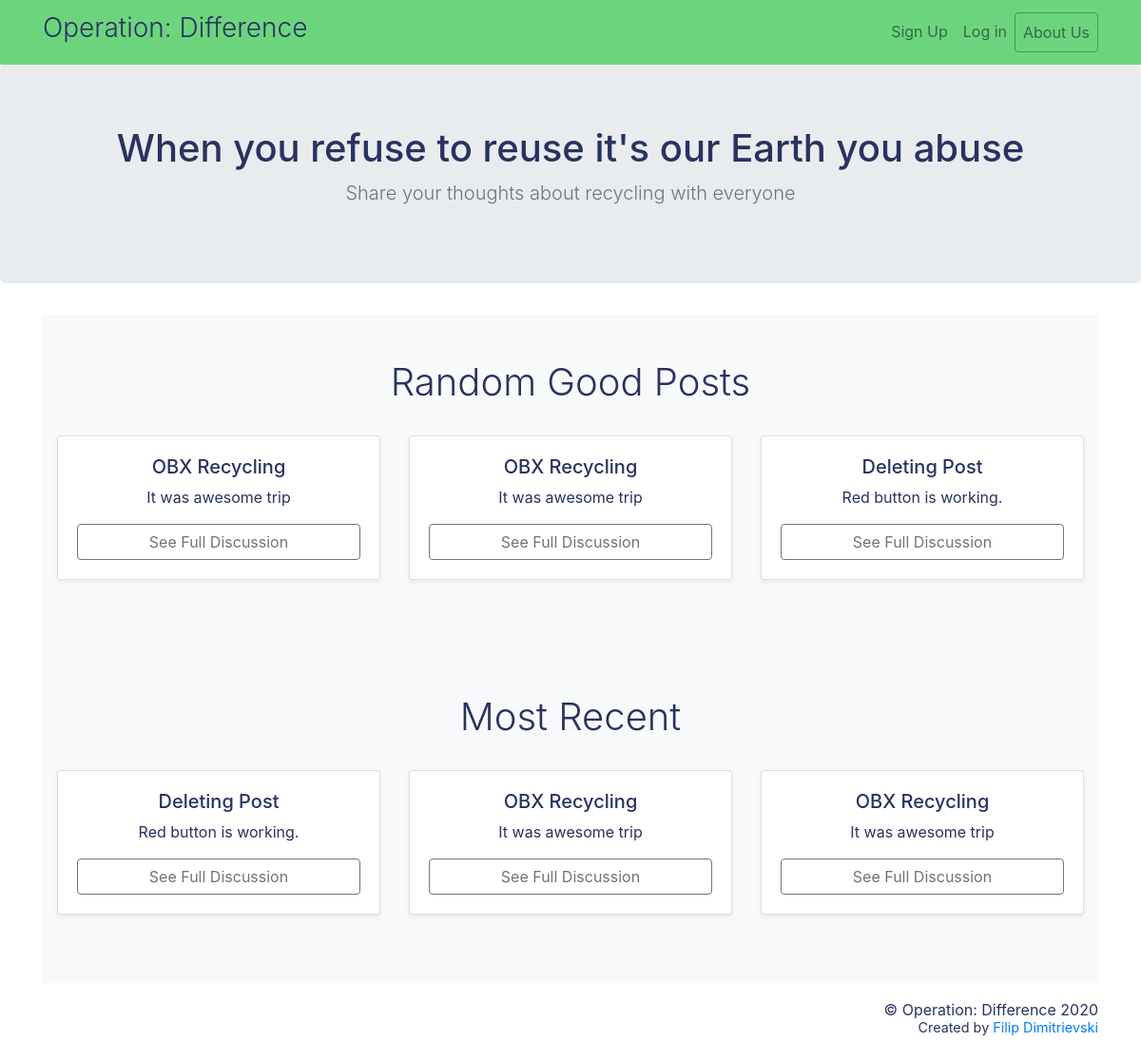
The app's page /, older data.
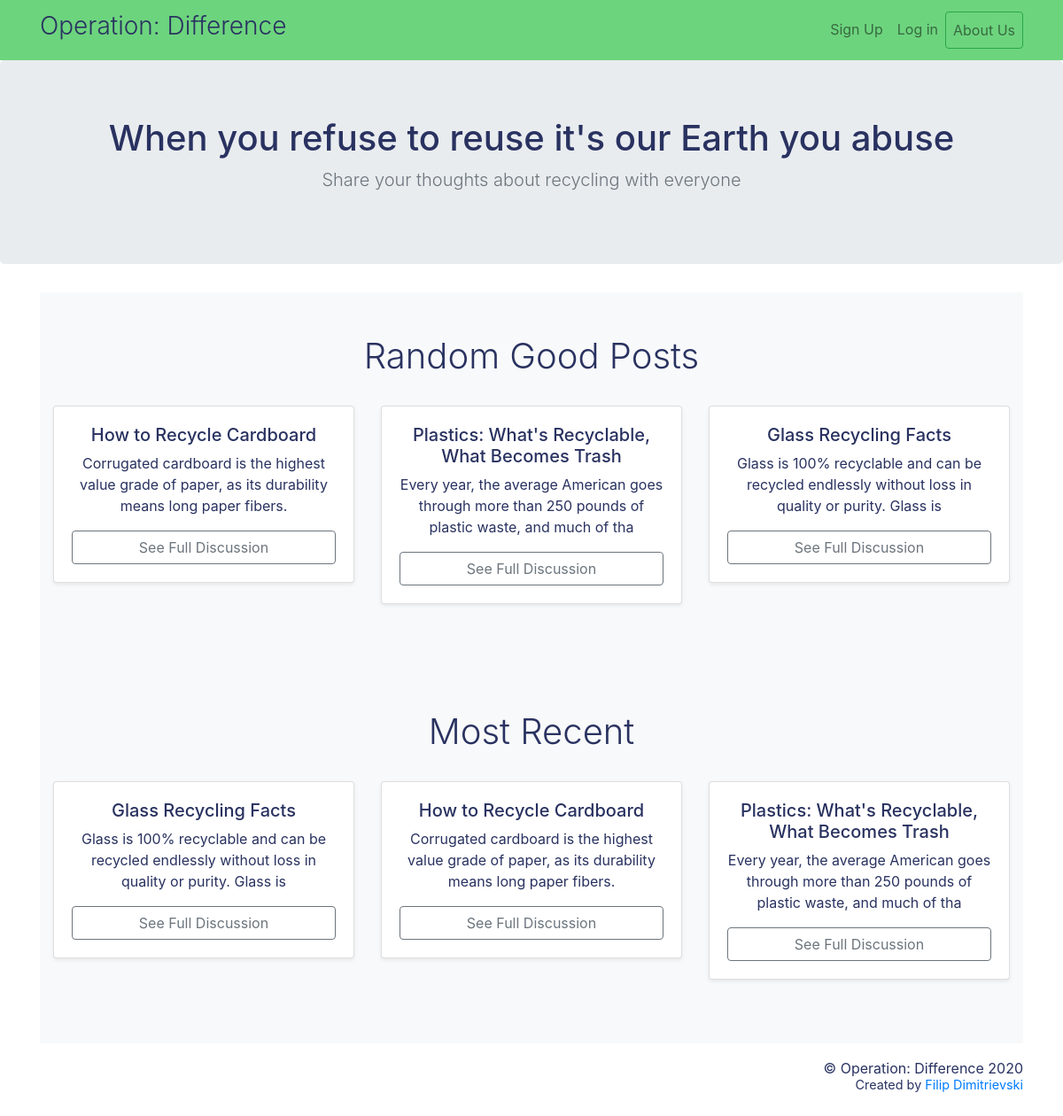
The same page, newer data.
### blog/models.py (models this page shows, shortened)
class Post(models.Model):
    title = models.CharField(max_length=100)
    body = models.TextField()
    time = models.DateTimeField()
    user = models.ForeignKey(User, on_delete=models.CASCADE)
    def summary(self):
        return "{}".format(self.body[:100])

### blog/views.py (the view)
# urls.py: 2. Add a URL to urlpatterns:  path('', views.home, name='home')
def home(request):
    last_six_posts = Post.objects.all().order_by('-id')[:6]
    all_posts = Post.objects.all()
    pks_of_posts = []
    for post in all_posts:
        pks_of_posts.append(post.pk)
    random_one, random_two, random_three = sample(pks_of_posts, 3)
    popular_posts = [Post.objects.get(pk=random_one), Post.objects.get(pk=random_two), Post.objects.get(pk=random_three)]
    passing_dict = {
        'last_six_posts': last_six_posts,
        'popular_posts': popular_posts
    }
    return render(request, 'blog/home.html', passing_dict)

### blog/templates/blog/home.html (shortened to what this page needs)
{% extends 'blog/base.html' %}
{% block content %}
<section class="jumbotron text-center">
    <h1 class="jumbotron-heading">When you refuse to reuse it's our Earth you abuse</h1>
    <p class="lead text-muted">Share your thoughts about recycling with everyone</p>
</section>
<div class="container">
    <div class="album py-5 bg-light">
        <div class="container text-center">
            <h1 class="font-weight-light">Random Good Posts</h1>
            <br>
            <div class="row">
                {% for post in popular_posts %}
                <div class="col-md-4">
                    <div class="card mb-4 shadow-sm">
                        <div class="card-body">
                            <h5>{{ post.title }}</h5>
                            <p class="card-text"> {{ post.summary }}</p>
                            <a class="btn btn-outline-secondary btn-block" href="{% url 'detail_post' post.id %}">See Full Discussion</a>
                        </div>
                        </div>
                    </div>
                    {% endfor %}
                </div>
            </div>
        </div>
    </div>
<div class="container">
    <div class="album py-5 bg-light">
        <div class="container text-center">
            <h1 class="font-weight-light">Most Recent</h1>
            <br>
            <div class="row">
                {% for post in last_six_posts %}
                <div class="col-md-4">
                    <div class="card mb-4 shadow-sm">
                        <div class="card-body">
                            <h5>{{ post.title }}</h5>
                            <p class="card-text"> {{ post.summary }}</p>
                            <a class="btn btn-outline-secondary btn-block" href="{% url 'detail_post' post.id %}">See Full Discussion</a>
                        </div>
                        </div>
                    </div>
                    {% endfor %}
                </div>
            </div>
        </div>
    </div>
{% endblock %}

### blog/templates/blog/base.html (shortened to what this page needs)
{% load static %}
<!doctype html>
<html lang="en">
<head>
    <link rel="stylesheet" href="https://stackpath.bootstrapcdn.com/bootstrap/4.4.1/css/bootstrap.min.css"
>
</head>
<body>
    <header>
        <nav class="navbar navbar-expand-lg navbar-light sticky-top" style="background-color: #6DD47E;">
            <div class="container">
                <a class="navbar-brand" href="{% url 'home' %}">
                    <h3 class="font-weight-light">Operation: Difference</h3>
                </a>
                <div class="collapse navbar-collapse" id="navbarNavAltMarkup">
                    <div class="navbar-nav ml-auto">
                        {% if user.is_authenticated %}
                        <a class="nav-item nav-link my-2 my-sm-0"
                            href="{% url 'dashboard' %}">Dashboard</a>
                        <a class="nav-item nav-link" href="{% url 'logout' %}">Log Out</a>
                        <a class="nav-item nav-link btn btn-outline-success my-2 my-sm-0"
                        href="{% url 'about' %}">About Us</a>
                        {% else %}
                        <a class="nav-item nav-link" href="{% url 'signup' %}">Sign Up</a>
                        <a class="nav-item nav-link" href="{% url 'login' %}">Log in</a>
                        <a class="nav-item nav-link btn btn-outline-success my-2 my-sm-0"
                        href="{% url 'about' %}">About Us</a>
                        {% endif %}
                    </div>
                </div>
            </div>
        </nav>
    </header>
    {% block content %}
    {% endblock %}
    <footer class="footer mt-auto py-3">
        <div class="container text-right">
            <p>&copy; Operation: Difference {% now "Y" %}</p>
            <p style="font-size: .9rem; margin-top: -20px;">Created by <a href="http://filipdimitrievski.com"
                    target="_blank">Filip Dimitrievski</a></p>
        </div>
    </footer>
</body>
</html>

### blog/templates/blog/base.html (style rules this page uses)
* { color: #293260; }

Row changes from the older to the newer data that the page shows:
removed Post: title "OBX Recycling", summary "It was awesome trip"
removed Post: title "OBX Recycling", summary "It was awesome trip"
removed Post: title "Deleting Post", summary "Red button is working."
added Post: title "How to Recycle Cardboard", summary "Corrugated cardboard is the highest value grade of paper, as its durability means long paper fibers."
added Post: title "Plastics: What's Recyclable, What Becomes Trash", summary "Every year, the average American goes through more than 250 pounds of plastic waste, and much of tha"
added Post: title "Glass Recycling Facts", summary "Glass is 100% recyclable and can be recycled endlessly without loss in quality or purity. Glass is"
